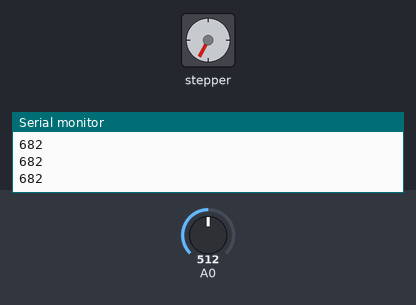
Bench run of a sketch on a simulated Arduino Uno, built with avr-gcc and run on an emulated ATmega328P. Parts: stepper motor, the last lines printed to the serial monitor. The test bench sets the inputs (shaded band); at power-on: A0 = 512. Stepper angles assume 200 steps per turn.

Above: at 1.2 s.
1.3 s: A0 set to 306
At 1.65 s:
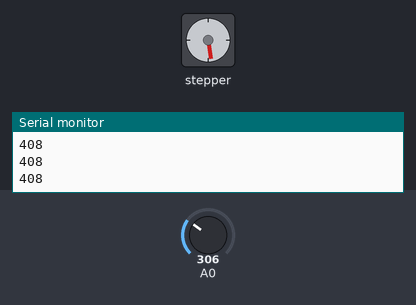
4.3 s: A0 set to 122
At 4.66 s:
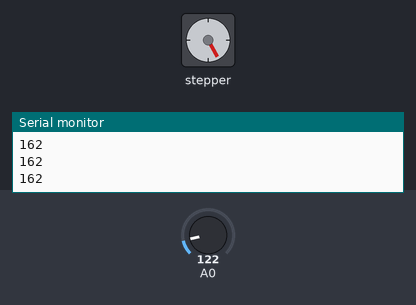
Timing chart, 0 to 19.3 s (numbered marks = the images above; inputs shaded):
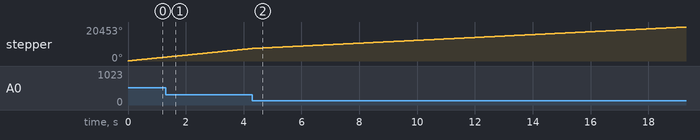

The sketch:

MLFinal_3.ino
```cpp
// same code used for other three stepper motors in project with minor
//differences in assignment of stepper ports and IFR analog input pins.

#include <Wire.h>
#include <Adafruit_MotorShield.h>

Adafruit_MotorShield AFMS = Adafruit_MotorShield();
// Connect a stepper motor with 200 steps per revolution (1.8 degree)
// to motor port #2 (M3 and M4)
Adafruit_StepperMotor *myMotor = AFMS.getStepper(200, 2);


void setup() {
  Serial.begin(9600);
  Serial.println("Stepper test!");

  AFMS.begin();
  //begin stepper motor.
}

void loop() {
  // ifr value to be reset with every loop, analog read from A0, map between 0 and 800 for optimal
  //stepper speeds
  int ifr = map(analogRead(A0), 0, 600, 0, 800);
  myMotor->setSpeed(ifr);  // 10 rpm
  Serial.println(ifr);
  //5 steps seems to be optimal, go too low and no differences are perceived, go too high the
  //feedback time is too slow.s
  myMotor->step(5, FORWARD, DOUBLE);
}
```
